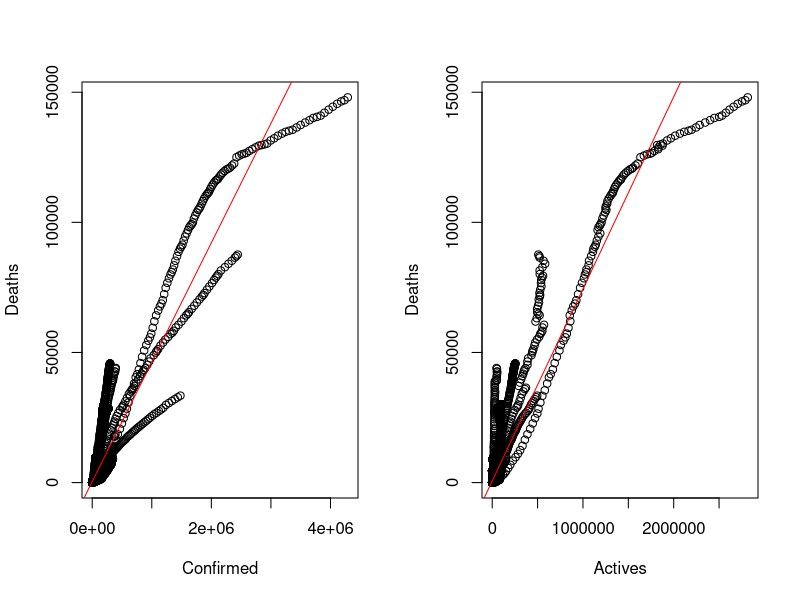

Source code (R): (Note: this script raises an error after producing the figure.)
## ---- chunk 1
df <- read.csv("covid_19.csv", header=TRUE)
str(df)
## ---- chunk 2
df <- df[,c(8,5,6)]
df$Confirmed <- as.integer(df$Confirmed)
df$Deaths <- as.integer(df$Deaths)
df$Active <- as.integer(df$Active)
dim(df)
head(df)
str(df)

## ---- chunk 3
par(mfrow=c(1,2))
plot(df$Deaths~df$Confirmed, xlab="Confirmed", ylab="Deaths")
abline(lm(df$Deaths~df$Confirmed), col="red")
plot(df$Deaths~df$Active, xlab="Actives", ylab="Deaths")
abline(lm(df$Deaths~df$Active), col="red")
## ---- chunk 4
set.seed(1234)
i <- sample(1:nrow(df), nrow(df)*0.60, replace=FALSE)
train <- df[i,]
test <- df[-i,]

## ---- chunk 5
tune_svm1 <- tune(svm, Deaths~., data = train, kernel="linear",
                  ranges= list(cost=c(0.001, 0.01, 0.1, 1, 5, 10, 100)))

summary(tune_svm1)
## ---- chunk 6
pred <- predict(tune_svm1$best.model, newdata=test)
cor_svm1_tune <- cor(pred, test$Deaths)
mse_svm1_tune <- mean((pred - test$Deaths)^2)
print(paste("Correlation = ", cor_svm1_tune))
print(paste("MSE = ", mse_svm1_tune))

## ---- chunk 7
lm1 <- lm(Deaths~., data=train)
pred <- predict(lm1, newdata=test)
cor_lm1 <- cor(pred, test$Deaths)
mse_lm1 <- mean((pred-test$Deaths)^2)
## ---- chunk 8
pred1 <- predict(lm1, newdata=test)
cor1 <- cor(pred1, test$Deaths)
mse1 <- mean((pred1-test$Deaths)^2) 
rmse1 <- sqrt(mse1)

print(paste('correlation:', cor1))
print(paste('mse:', mse1))
print(paste('rmse:', rmse1))
## ---- chunk 9
par(mfrow=c(2,2))
plot(lm1)
## ---- chunk 10
svm2 <- svm(Deaths~., data=train, kernel="polynomial", cost=10, scale=TRUE)
summary(svm2)
## ---- chunk 11
predpol <- predict(svm2, newdata=test)
cor_svm1_tune_pol <- cor(predpol, test$Deaths)
mse_svm1_tune_pol <- mean((predpol - test$Deaths)^2)
print(paste("Correlation = ", cor_svm1_tune_pol))
print(paste("MSE = ", mse_svm1_tune_pol))

## ---- chunk 12
tune_svm1 <- tune(svm, Deaths~., data = train, kernel="polynomial",
                  ranges= list(cost=c(0.001, 0.01, 0.1, 1, 5, 10, 100)))

summary(tune_svm1)
## ---- chunk 13
predpoly <- predict(tune_svm1$best.model, newdata=test)
cor_svm1_tune_poly <- cor(predpoly, test$Deaths)
mse_svm1_tune_poly <- mean((predpoly - test$Deaths)^2)
print(paste("Correlation = ", cor_svm1_tune_poly))
print(paste("MSE = ", mse_svm1_tune_poly))

## ---- chunk 14
tune_svm1 <- tune(svm, Deaths~.,  data=train, kernel="radial",
ranges=list(cost=c(0.001, 0.01, 0.1, 1, 5),
gamma=c(0.5,1,2,3)))


summary(tune_svm1)
## ---- chunk 15

pred_radial <- predict(tune_svm1$best.model, newdata=test)
cor_svm1_tune_radial <- cor(pred_radial, test$Deaths)
mse_svm1_tune_radial <- mean((pred_radial - test$Deaths)^2)
print(paste("Correlation = ", cor_svm1_tune_radial))
print(paste("MSE = ", mse_svm1_tune_radial))

